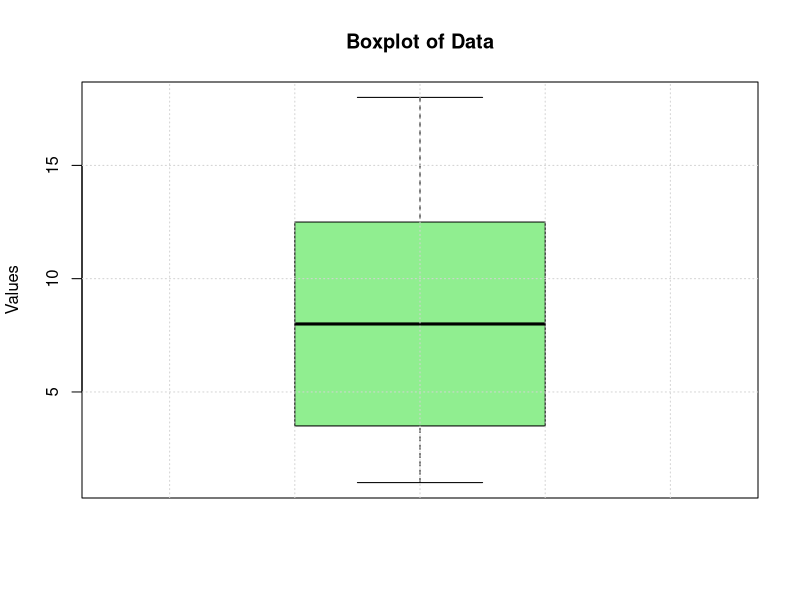

Generate this figure with R:
# Заданные данные
data <- c(1, 2, 3, 3, 3, 4, 5, 5, 6, 8, 8, 9, 10, 12, 12, 13, 14, 15, 16, 18)

# Построение ящика с усами
boxplot(data, 
        main="Boxplot of Data", 
        ylab="Values",
        col="lightgreen",
        border="black")

grid()